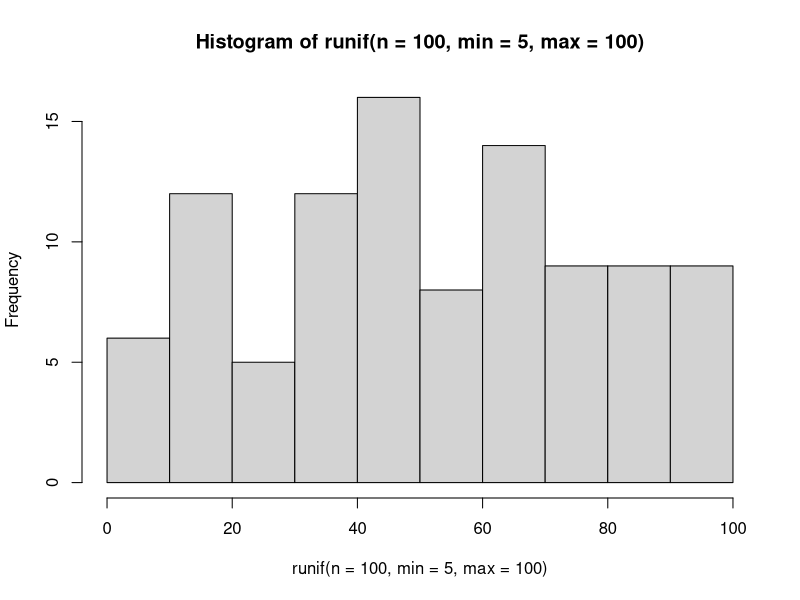
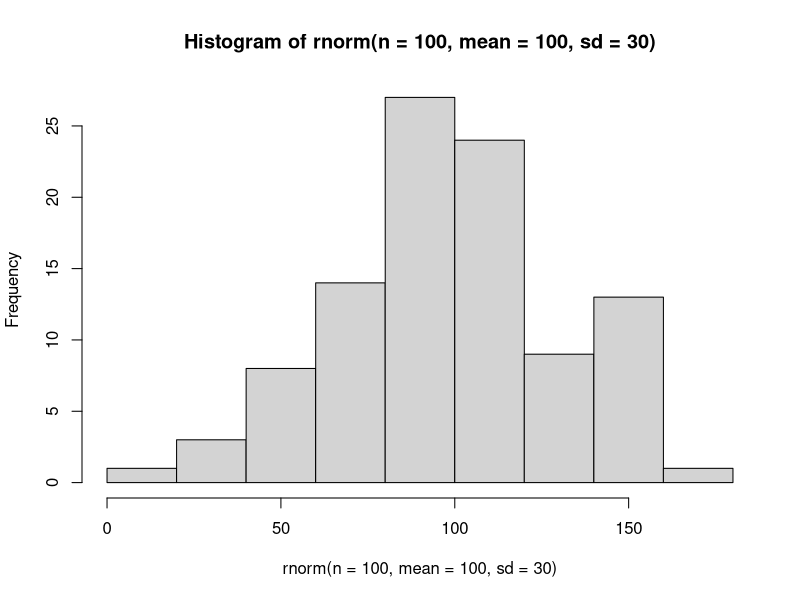

These figures' R source, in order:
##### Vectors, Matrices, Data Frames, and Lists
##### 17 January 2023


##### Vectors (cont'd)
##### Properties

## Coercion

### All atomic vectors are of the same data type
### If you use c() to assemble different types, R coerces them
### logical -> integer -> double -> character

a <- c(2, 2.2)
a #coerces to double

b <- c("purple", "green")
typeof(b)

d <- c(a,b)
typeof(d)

### comparison operators yeild a logical result
a <- runif(10) # simulates random uniform numbers in a range of values between 0 and 1
print(a)

a > 0.5 # conditional statement 

### How many elements in the vector are > 0.5
sum(a > 0.5)
mean(a > 0.5) # what proportion of vector are greater than 0.5


#### Vectorization
## add a constant to a vector

z <- c(10, 20, 30)
z + 1 # adds 1 to each element of the vector

## What happens when vectors are added together?
y <- c(1, 2, 3)

z + y # results in an "element by element" operation on the vector

z^2

## Recycling
# what if vector lengths are not equal?

z
x <- c(1,2)
z + x # warning issue but calculation is still made   
# shorter vector is always recycled

#### Simulating data: runif and rnorm()

runif(n=5, min=5, max=10) # n is the sample size, min = minimum value, max = maximum value

set.seed(111) # set.seed can be any number, sets random generator (is reproducible)
runif(n=5, min=5, max=10)

hist(runif(n=100, min=5, max=100))

## rnorm: random normal values with mean 0 and sd 1.   

randomNormalNumbers <- rnorm(100)
mean(randomNormalNumbers) # hist function shows distribtion

rnorm(n=100, mean=100, sd=30)
hist(rnorm(n=100, mean=100, sd=30))

##### Matrix data structure
### 2 dimensional (rows and columns)
### homogenous data type

# matrix is an atomic vector organized into rows and columns
my_vec <- 1:12

m <- matrix(data = my_vec, nrow=4)
m

m <- matrix(data = my_vec, ncol=3)
m

m <- matrix(data= my_vec, ncol=3, byrow=T)
m
